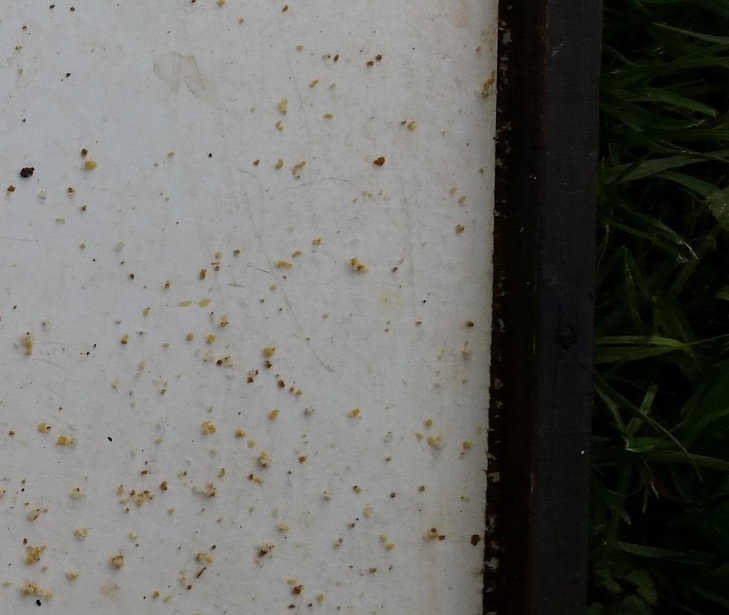
#> input picture Data/images/test/58e7c5e3579e52085efb48f4_32.00px_2.jpg, 729 x 615 px, shrunk from 1609 x 1358 before the run, given in place of brain-slice40.tiff, which was not available
$ jupyter execute --allow-errors 'Tp 1 - Rapport_adrien.ipynb'   (shell and % lines are left out)   (older library calls are emulated)   (text cells are left out)
#> lines starting #> are read from the running program, lines starting #| are printed output that depends on the picture; after the words box and inside, x2 and y2 are one past the last pixel; in counts of white or black regions, pixels touching at a corner belong together; pictures that were not available may be replaced by others from this repository, and a replacement may not be noted
[cell 1]
import tarfile
import os

data_base_path = os.path.join(os.pardir, 'data')
data_folder = 'lab-01-data'
tar_path = os.path.join(data_base_path, data_folder + '.tar.gz')
#> (the rest of this cell did not finish here and is left out)

[cell 2]
import skimage.io
import matplotlib.pyplot as plt
import matplotlib.patches as patches

# Load image
data_path = os.path.join(data_base_path, data_folder)
brain_im = skimage.io.imread(os.path.join(data_path, 'brain-slice40.tiff'))
#> brain_im is the input picture: shape (615, 729, 3); mean R, G, B 105.1, 105.4, 101.8
#> (the rest of this cell did not finish here and is left out)

[cell 3]
nb_bins = 256

# Display histogram
plt.figure(figsize=(12, 7))
plt.hist(brain_im.ravel(), bins=nb_bins)
plt.xlabel('Pixel intensity')
plt.ylabel('Number of pixels')
plt.title('256 bins histogram')

plt.show()
#> figure, not shown here; tallest bar 46885 high, from x = 0 to 0.719

[cell 4]
valeur_cerveau = brain_im[140:160,60:80]
print(valeur_cerveau)
#> (printed output is left out)

[cell 5]
valeur_crane = brain_im[65:75,95:105]
print(valeur_crane)
#> (printed output is left out)
valeur_background = brain_im[60:70,115:125]
print(valeur_background)
#> (printed output is left out)

[cell 6]
def regionGrowing(img_in, thresh_l, thresh_h, initial_point):
    import numpy as np
    im_h, im_w = img_in.shape
    img_out = np.zeros((im_h,im_w))
    img_out[initial_point[0], initial_point[1]] = 1
    point = initial_point

    while(len(point) > 1):
        #chercher les voisins du premier point de la liste
        if (point[0] > 0):
            next_point = [point[0] - 1, point[1]]
            val_pix = img_in[next_point[0], next_point[1]]
            if (val_pix > thresh_l and val_pix < thresh_h and img_out[next_point[0], next_point[1]] < 1):
                point = point + next_point
                img_out[next_point[0], next_point[1]] = 1

        if (point[1] > 0):
            next_point = [point[0], point[1] - 1]
            val_pix = img_in[next_point[0], next_point[1]]
            if (val_pix > thresh_l and val_pix < thresh_h and img_out[next_point[0], next_point[1]] < 1):
                point = point + next_point
                img_out[next_point[0], next_point[1]] = 1

        if (point[0] < 255):
            next_point = [point[0] + 1, point[1]]
            val_pix = img_in[next_point[0], next_point[1]]
            if (val_pix > thresh_l and val_pix < thresh_h and img_out[next_point[0], next_point[1]] < 1):
                point = point + next_point
                img_out[next_point[0], next_point[1]] = 1

        if (point[1] < 255):
            next_point = [point[0], point[1] + 1]
            val_pix = img_in[next_point[0], next_point[1]]
            if (val_pix > thresh_l and val_pix < thresh_h and img_out[next_point[0], next_point[1]] < 1):
                point = point + next_point
                img_out[next_point[0], next_point[1]] = 1

        del(point[0])
        del(point[0])
    return img_out

[cell 7]
# [31 lines left out: function calculSize, not called in this run]

[cell 8]
import skimage.filters
import numpy as np
import skimage.io
import matplotlib.pyplot as plt
import matplotlib.patches as patches

# Load image
data_path = os.path.join(data_base_path, data_folder)
brain_im = skimage.io.imread(os.path.join(data_path, 'brain-slice40.tiff'))

#threshold pour isoler le cerveau
thresh_h = 90
thresh_l = 50

initial_point = [150,70]
#> (the rest of this cell did not finish here and is left out)

plt.figure(figsize=(12, 7))
plt.imshow(cerveau, cmap='gray')
plt.show()

#> (a cell that did not finish here is left out)

[cell 10]
import skimage.filters
import numpy as np
from scipy import ndimage as ndi
from skimage import measure
from skimage import feature
from skimage import filters
from skimage.morphology import reconstruction
from skimage.morphology import binary_closing
from skimage import feature

from skimage.filters import roberts, sobel, scharr, prewitt


markers = np.zeros_like(brain_im)
c = np.ones_like(brain_im)

markers[brain_im <= 60] = 255
markers[brain_im > 55] = 0
markers[brain_im > 78] = 255


#> (the rest of this cell did not finish here and is left out)

[cell 11]
#threshold pour isoler le cerveau
import numpy as np
img = brain_im
cerveau = np.copy(img)
threshCrane = 100
threshBlack = 70
y = 150
#detect first brain pixel
xmin = 0
skullReached = False
#> (the rest of this cell did not finish here and is left out)

[cell 12]
# Load images
im_names = ['varroa-01', 'varroa-02', 'varroa-03', 'varroa-04']
filenames = [os.path.join(data_path, name) + '.jpg' for name in im_names]
ic = skimage.io.imread_collection(filenames)
print('Number of images: ', len(ic))

[cell 13]
# Plot images
fig, axes = plt.subplots(2, 2, figsize=(12, 12))
for ax, im, nm in zip(axes.ravel(), ic, im_names):
    ax.imshow(im)
    ax.axis('off')
    ax.set_title(nm)
plt.show()

[cell 14]
import xml.etree.ElementTree as ET

def parse_file(filename):
    """ Parse a PASCAL VOC xml file """
    tree = ET.parse(filename)
    objects = []
    for obj in tree.findall('object'):
        obj_struct = {}
        obj_struct['name'] = obj.find('name').text
        bbox = obj.find('bndbox')
        obj_struct['bbox'] = [int(float(bbox.find('xmin').text)),
                              int(float(bbox.find('ymin').text)),
                              int(float(bbox.find('xmax').text))-int(float(bbox.find('xmin').text)),
                              int(float(bbox.find('ymax').text))-int(float(bbox.find('ymin').text))]
        objects.append(obj_struct)

    return objects

#> (a cell that did not finish here is left out)


[cell 16]
# Plot images
fig, axes = plt.subplots(2, 2, figsize=(12, 12))
#> (the rest of this cell did not finish here and is left out)

[cell 17]
import skimage.io
import matplotlib.pyplot as plt
import matplotlib.patches as patches
import skimage.filters
import skimage.color
import numpy as np
from skimage import exposure
import os
data_base_path = os.path.join(os.pardir, 'data')
data_folder = 'lab-01-data'
data_path = os.path.join(data_base_path, data_folder)
img= skimage.io.imread(os.path.join(data_path, 'varroa-02.jpg'))
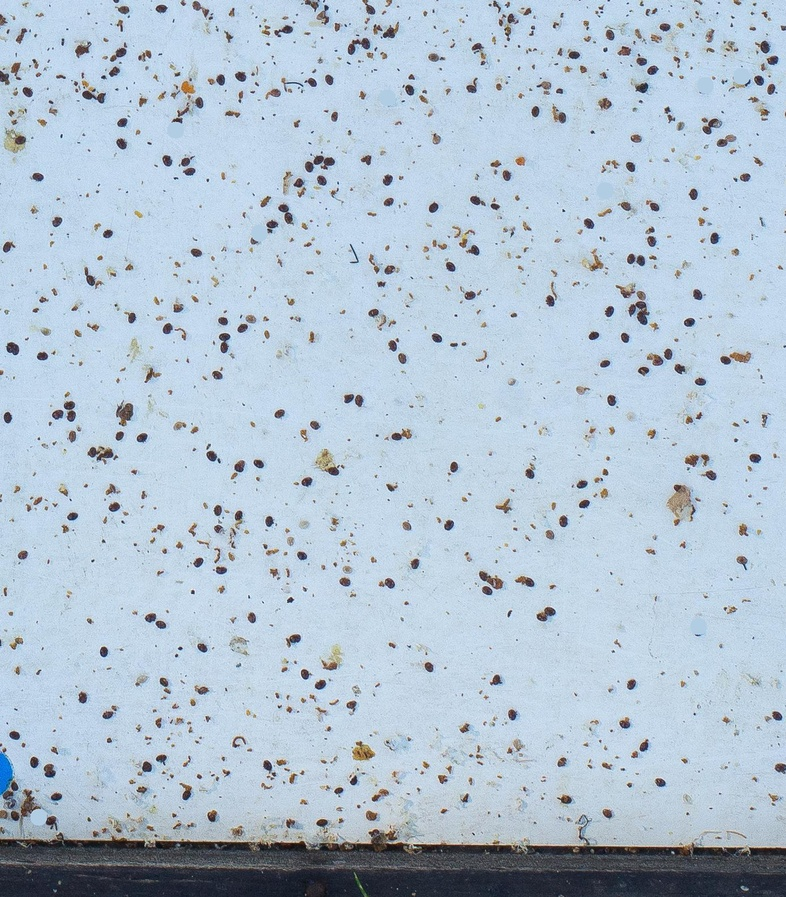
#> input picture Data/images/test/58e7db24579e520d2470641c_32.00px_4.jpg, 786 x 897 px, shrunk from 1736 x 1981 before the run, given in place of varroa-02.jpg, which was not available
#> img is the input picture: shape (897, 786, 3); mean R, G, B 178.6, 195.4, 211.1
im_h, im_w, nb_color = img.shape
#> im_h = 897; im_w = 786; nb_color = 3
plt.imshow(img)

fig, axes = plt.subplots(1, 3)
fig.set_size_inches(18.5, 10.5)
axes[0].imshow(img[:,:,0])
axes[0].set_title("Red channel")
axes[1].imshow(img[:,:,1])
axes[1].set_title("Green channel")
axes[2].imshow(img[:,:,2])
axes[2].set_title("Blue channel")

[cell 18]
def completeRegionGrowing(img, thresh_black, tolerance):
    import numpy as np
    x = 0
    im_h, im_w = img.shape
    img_out = np.zeros((im_h, im_w))
    label = 0
    while(x < im_w):
        y = 0
        while(y < im_h):
            if(img[y,x]> thresh_black):
                y = y + 1
                continue
            if(img_out[y,x] > 0): # déja labellé
                y = y + 1
                continue
            # region growing
            initial_point = [y,x]
            val_pix = img[y,x]
            if((val_pix + tolerance) > 255):
                thresh_h = 255
            else:
                thresh_h = val_pix + tolerance
            if((val_pix - tolerance) < 0):
                thresh_l = 0
            else:
                thresh_l = val_pix - tolerance
            point = initial_point
            label = label + 1
            img_out[initial_point[0], initial_point[1]] = label
            while(len(point) > 1):
                #chercher les voisins du premier point de la liste
                if (point[0] > 0):
                    next_point = [point[0] - 1, point[1]]
                    val_pix = img[next_point[0], next_point[1]]
                    if (val_pix >= thresh_l and val_pix <= thresh_h and img_out[next_point[0], next_point[1]] < label):
                        point = point + next_point
                        img_out[next_point[0], next_point[1]] = label

                if (point[1] > 0):
                    next_point = [point[0], point[1] - 1]
                    val_pix = img[next_point[0], next_point[1]]
                    if (val_pix >= thresh_l and val_pix <= thresh_h and img_out[next_point[0], next_point[1]] < label):
                        point = point + next_point
                        img_out[next_point[0], next_point[1]] = label

                if (point[0] < (im_h - 1)):
                    next_point = [point[0] + 1, point[1]]
                    val_pix = img[next_point[0], next_point[1]]
                    if (val_pix >= thresh_l and val_pix <= thresh_h and img_out[next_point[0], next_point[1]] < label):
                        point = point + next_point
                        img_out[next_point[0], next_point[1]] = label

                if (point[1] < (im_w - 1)):
                    next_point = [point[0], point[1] + 1]
                    val_pix = img[next_point[0], next_point[1]]
                    if (val_pix >= thresh_l and val_pix <= thresh_h and img_out[next_point[0], next_point[1]] < label):
                        point = point + next_point
                        img_out[next_point[0], next_point[1]] = label

                del(point[0])
                del(point[0])
            y = y + 1
        x = x + 1
    print(label)
    return img_out

[cell 19]
def maskCircle(rayon):
    import numpy as np
    mask = np.zeros((rayon*2 + 1,rayon*2 + 1))
    x = 0
    while(x < rayon*rayon + 1):
        y = 0
        while(y < rayon*rayon + 1):
            if(((x - rayon)*(x - rayon) + (y - rayon)*(y - rayon))<= rayon*rayon):
                mask[x,y] = 1
            y = y + 1
        x = x + 1
    return mask

[cell 20]
def remove_noise(img_test,nb_of_sigma): #sigma is the standard deviation
    import numpy as np
    cleaned_img = np.uint64(np.copy(img_test))
    num_comp = np.amax(cleaned_img)
    sizeOfRegion = np.zeros(num_comp)

    for i in range(num_comp):
        total = sum(sum(cleaned_img==(i+1)))
        sizeOfRegion[i] = total

    mean = np.mean(sizeOfRegion)
    sigma = np.std(sizeOfRegion)

    for i in range(num_comp):
        num_pixels = sizeOfRegion[i]
        if (num_pixels < (mean - nb_of_sigma*sigma)) or (num_pixels > (mean + nb_of_sigma*sigma)):
            cleaned_img[cleaned_img==(i+1)] = 0

    return cleaned_img

[cell 21]
# [20 lines left out: function computeCenterPoints, not called in this run]

[cell 22]
import skimage.io
import matplotlib.pyplot as plt
import matplotlib.patches as patches
import skimage.filters
import skimage.color
import skimage.measure
import numpy as np
from skimage import exposure
data_base_path = os.path.join(os.pardir, 'data')
data_folder = 'lab-01-data'
data_path = os.path.join(data_base_path, data_folder)
img= skimage.io.imread(os.path.join(data_path, 'varroa-02.jpg'))
im_h, im_w, nb_color = img.shape

fig, ax = plt.subplots(1, 1, figsize=(6, 6))
ax.imshow(img, cmap='gray')
ax.set_title('image ({} px, {} px)'.format(im_h, im_w))
ax.axis('on')
plt.show()

# [5 lines of commented-out code are left out]

r = img[:,:,0]
g = img[:,:,1]
b = img[:,:,2]
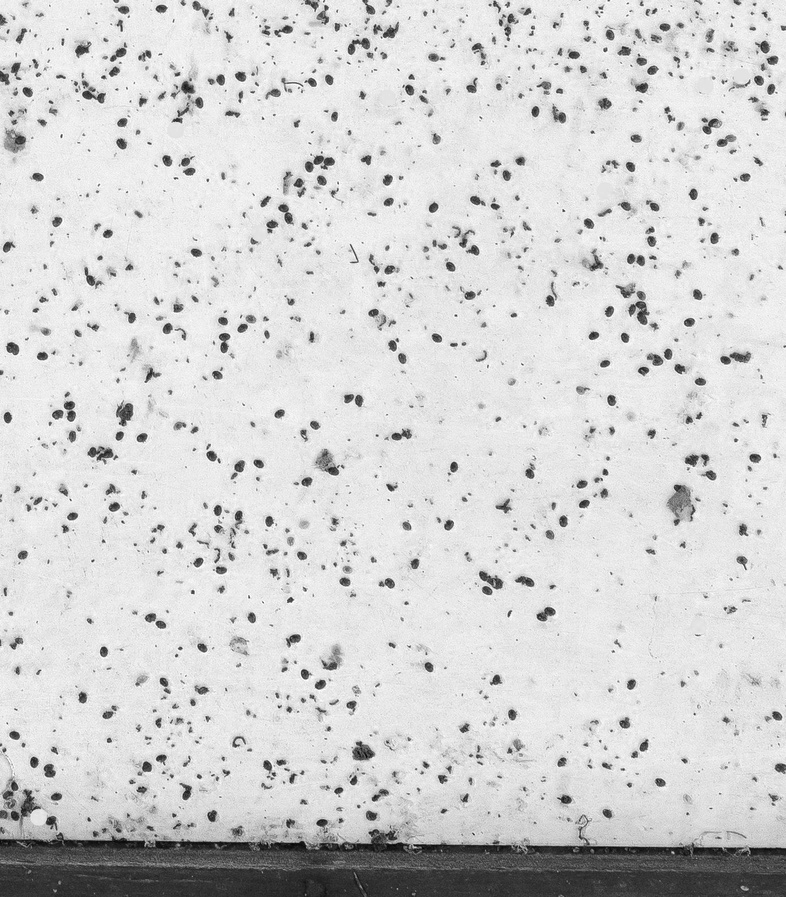
#> b: shape (897, 786); min 3, max 255, mean 211.1

#img = skimage.color.rgb2gray(img)
img_hist, bins = exposure.histogram(img)
#> img_hist = 256 values, max 46253 at index 215, min 14 at index 1, mean 8262.2; bins = 256 values from 0 to 255
# [9 lines of commented-out code are left out]
thresh_black = 125
tolerance = 60
rayon = 5
nb_of_sigma = 2

# [13 lines of commented-out code are left out]
mask1 = np.ones((2*rayon,2*rayon))
mask2 = maskCircle(rayon)

#tolerance = 0.2
#img_hist, bins = exposure.histogram(r)
#plt.plot(bins, img_hist)
img_out = completeRegionGrowing(r, thresh_black, tolerance)
#> after the loop in completeRegionGrowing, `while(x < im_w):`:
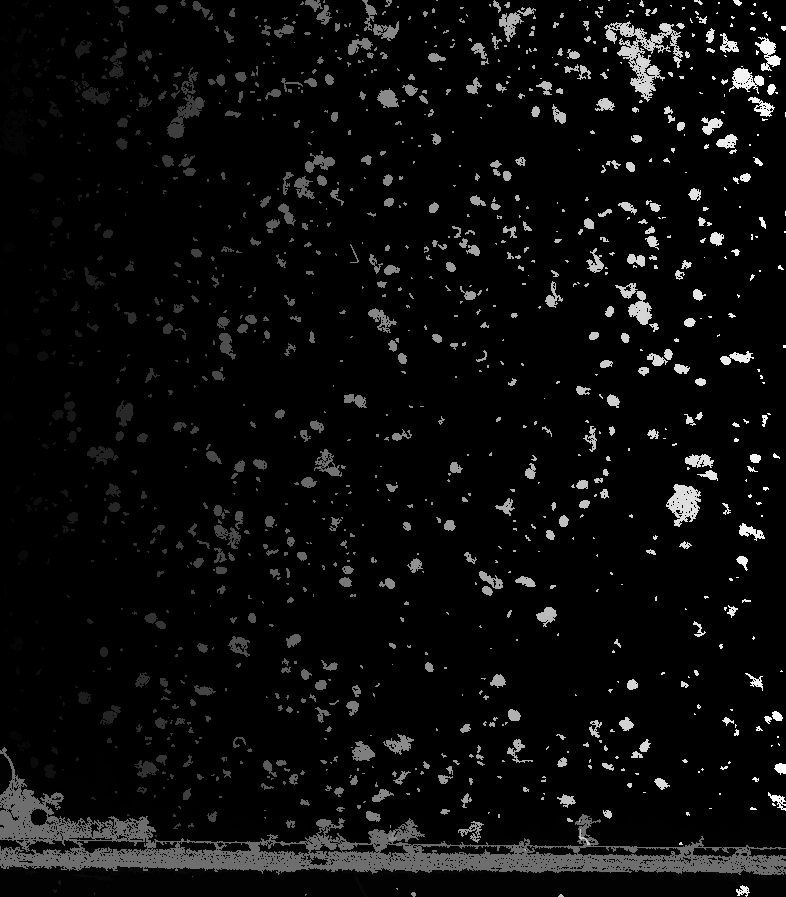
#> img_out: shape (897, 786) float64; min 0, max 1626, mean 78.2; drawn with min black and max white
#> after the loop in completeRegionGrowing, `while(x < im_w):`: label = 1626; next_point = [216, 785]; x = 786
#| 1626

# [4 lines of commented-out code are left out]

img_out = remove_noise(img_out,nb_of_sigma)
#> in remove_noise, `cleaned_img = np.uint64(np.copy(img_test))`:
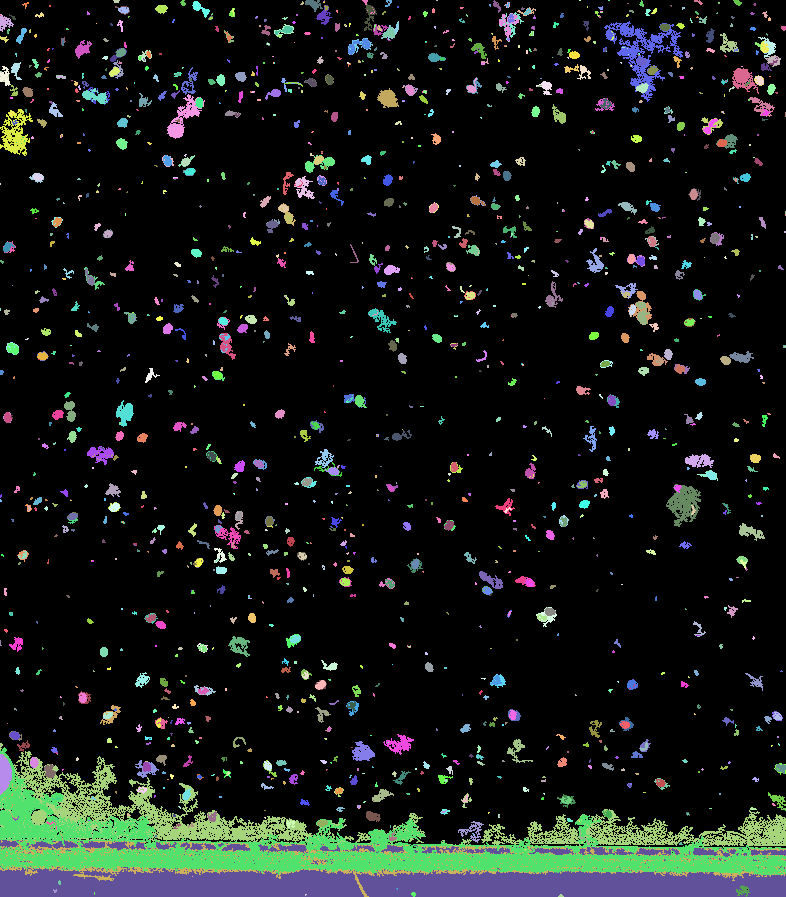
#> cleaned_img: shape (897, 786) uint64; 1573 distinct labels, from 0 to 1626; one colour per label, 0 black
#> in remove_noise, `num_comp = np.amax(cleaned_img)`: num_comp = 1626
#> the loop in remove_noise, `for i in range(num_comp):` made 1626 passes
#> total on passes 1 to 3: 2, 128, 9
#> after the loop in remove_noise, `for i in range(num_comp):`: sizeOfRegion = 1626 values, max 21992 at index 13, min 0 at index 17, mean 65.47
#> in remove_noise, `mean = np.mean(sizeOfRegion)`: mean = 65.47
#> in remove_noise, `sigma = np.std(sizeOfRegion)`: sigma = 811
#> the loop in remove_noise, `for i in range(num_comp):` made 1626 passes
#> after the loop in remove_noise, `for i in range(num_comp):`:
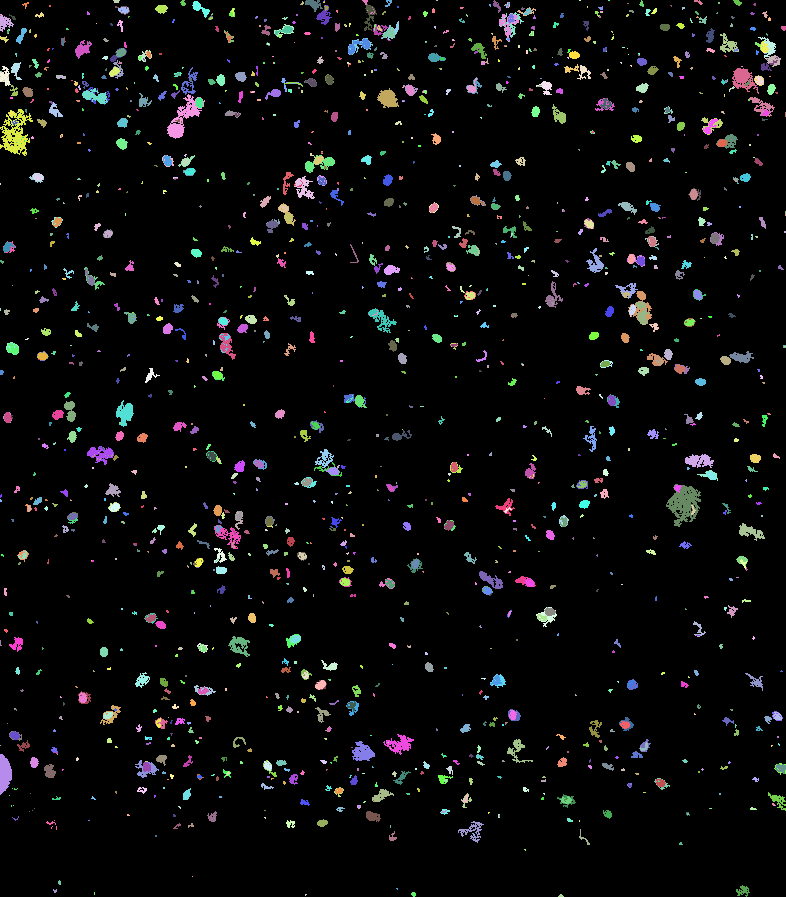
#> cleaned_img: shape (897, 786) uint64; 1568 distinct labels, from 0 to 1626; one colour per label, 0 black
skimage.morphology.binary_opening(img_out, mask2, out = img_out)
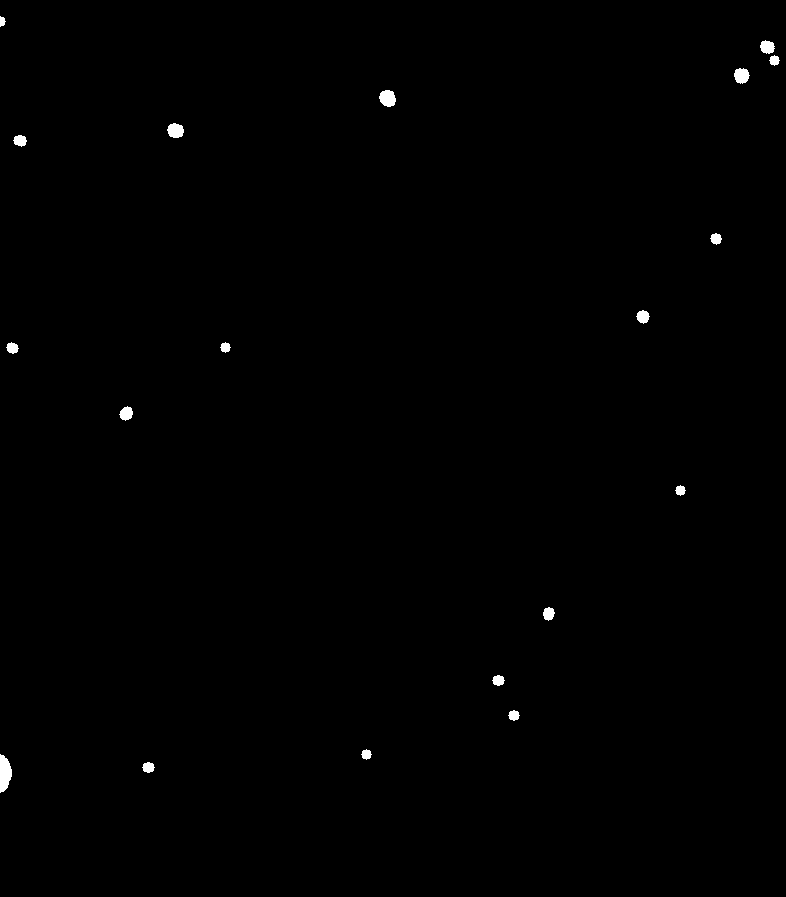
#> img_out: shape (897, 786) uint64; values 0 (black) and 1 (white), 0.35% white; 19 white regions, largest, box (x1, y1, x2, y2) and area: (0, 754, 12, 793) 341, (379, 90, 396, 107) 222, (167, 123, 184, 138) 197

varroa = skimage.measure.label(img_out)
#> varroa: shape (897, 786) int64; 20 distinct labels, from 0 to 19
#plt.figure(figsize=(12, 7))
#plt.imshow(img_out, cmap='gray')
#plt.show()

#> (a cell that did not finish here is left out)
